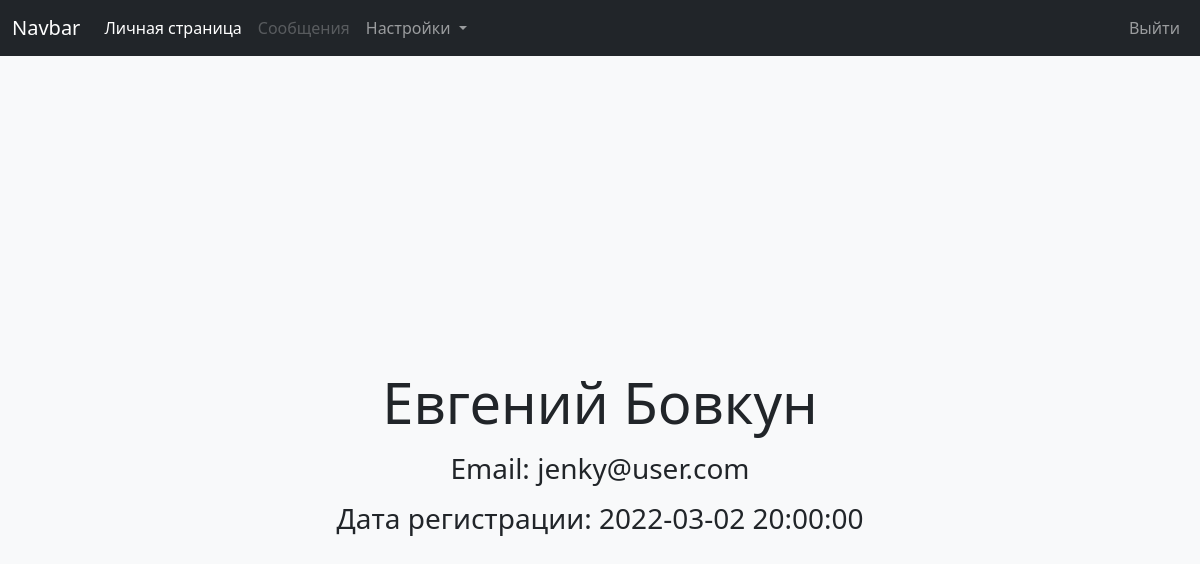
The page /user.php?username=jenky (signed in) on the database its author committed.
### tables this page shows
CREATE TABLE `users` (
  `id` bigint(20) NOT NULL,
  `username` varchar(30) NOT NULL,
  `passwd` varchar(100) NOT NULL,
  `role` varchar(60) NOT NULL DEFAULT 'user',
  `email` varchar(255) DEFAULT NULL,
  `first_name` varchar(100) DEFAULT NULL,
  `last_name` varchar(100) DEFAULT NULL,
  `registration_date` datetime NOT NULL
);

### user.php (the view, shortened to what this page needs)
<?php
$username = $_GET['username'] ?? $_SESSION['username'];
try {
    $pdo = new PDO('mysql:host=localhost;dbname=bib', 'root', '');
    $stmt = $pdo->prepare('SELECT username, email, first_name, last_name, registration_date, role FROM users WHERE username = :username');
    $stmt->execute(['username' => $username]);
    $user = $stmt->fetch();
} catch (PDOException) {
    header('location: login.php?error=internal_server_error');
}
?>
<!doctype html>
<html lang="en">
<head>
    <link href="https://cdn.jsdelivr.net/npm/bootstrap@5.2.3/dist/css/bootstrap.min.css" rel="stylesheet"
>
</head>
<body>
<nav class="navbar navbar-expand-lg navbar-dark bg-dark">
    <div class="container-fluid">
        <a class="navbar-brand"> Navbar </a>
        <div class="collapse navbar-collapse" id="navbarNav">
            <ul class="navbar-nav">
                <li class="nav-item">
                    <a class="nav-link active" aria-current="page" href="user.php"> Личная страница</a>
                </li>
                <li class="nav-item">
                    <a class="nav-link disabled" href="#"> Сообщения </a>
                </li>
                <li class="nav-item dropdown">
                    <a class="nav-link dropdown-toggle" href="logout.php" role="button" data-bs-toggle="dropdown"
                       aria-expanded="false">
                        Настройки
                    </a>
                </li>
            </ul>
        </div>
        <div class="collapse navbar-collapse justify-content-end" id="navbarNav">
            <ul class="navbar-nav">
                <li class="nav-item">
                    <a class="nav-link" href="logout.php"> Выйти </a>
                </li>
            </ul>
        </div>
    </div>
</nav>
<header class="bg-light">
    <div class="container">
        <div class="d-flex align-items-center" style="height: 100vh;">
            <div class="row mx-auto">
                <div class="col">
                    <div class="card-header">
                        <?php if (isset($user) && $user) { ?>
                            <p class="display-4 text-center">
                                <?php echo $user['first_name'] . " " . $user['last_name'] ?>
                            </p>
                            <p class="h3 text-center mt-3">
                                <?php echo "Email: " . $user['email'] ?>
                            </p>
                            <p class="h3 text-center mt-3">
                                <?php echo "Дата регистрации: " . $user['registration_date'] ?>
                            </p>
                        <?php } else { ?>
                            <p class="display-4 text-center"> Пользователь не найден </p>
                        <?php } ?>
                    </div>
                </div>
            </div>
        </div>
    </div>
</header>
</body>
</html>

### rows shown on the page
users: first_name "Евгений", last_name "Бовкун", email "jenky@user.com", registration_date "2022-03-02 20:00:00"
